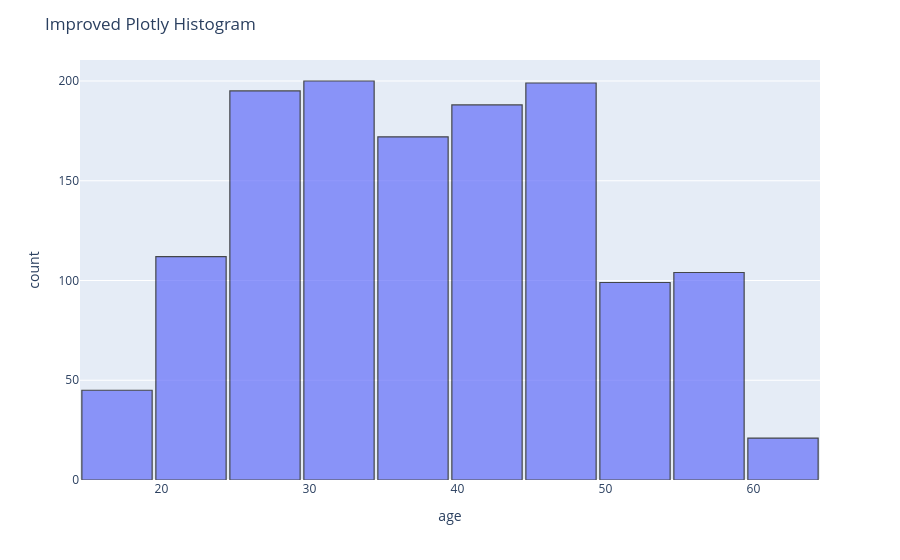

Notebook code for this chart:
### Code cell
import plotly.express as px

fig = px.histogram(df, x='age', nbins=10, opacity=0.7)
fig.update_traces(marker_line_color='black', marker_line_width=1.2)
fig.update_layout(bargap=0.05, title='Improved Plotly Histogram')
fig.show()

### Figure 1 — Plotly figure (JSON) as saved in the notebook; plotly's stock layout.template omitted (floating-point values rounded to 4 significant figures; data arrays with more than 128 entries replaced by an {"elided": "..."} marker saying what was removed)
{"data": [{"bingroup": "x", "hovertemplate": "age=%{x}<br>count=%{y}<extra></extra>", "legendgroup": "", "marker": {"color": "#636efa", "line": {"color": "black", "width": 1.2}, "opacity": 0.7, "pattern": {"shape": ""}}, "name": "", "nbinsx": 10, "orientation": "v", "showlegend": false, "type": "histogram", "x": {"elided": "1340 float values"}, "xaxis": "x", "yaxis": "y"}], "layout": {"bargap": 0.05, "barmode": "relative", "legend": {"tracegroupgap": 0}, "margin": {"t": 60}, "title": {"text": "Improved Plotly Histogram"}, "xaxis": {"anchor": "y", "domain": [0, 1], "title": {"text": "age"}}, "yaxis": {"anchor": "x", "domain": [0, 1], "title": {"text": "count"}}}}
